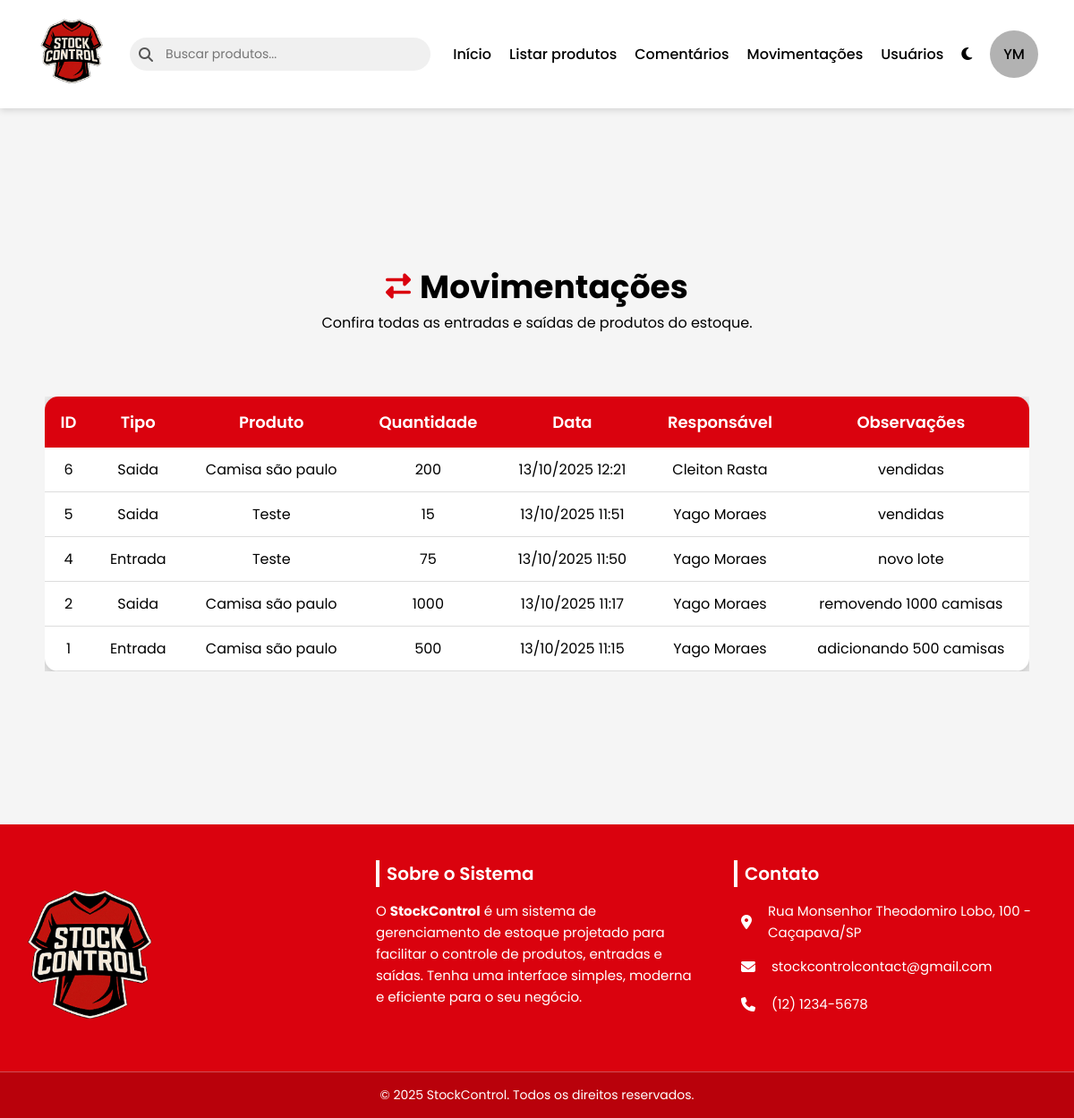
/php/movimentacoes.php (signed in), run on an earlier commit of the app's database.
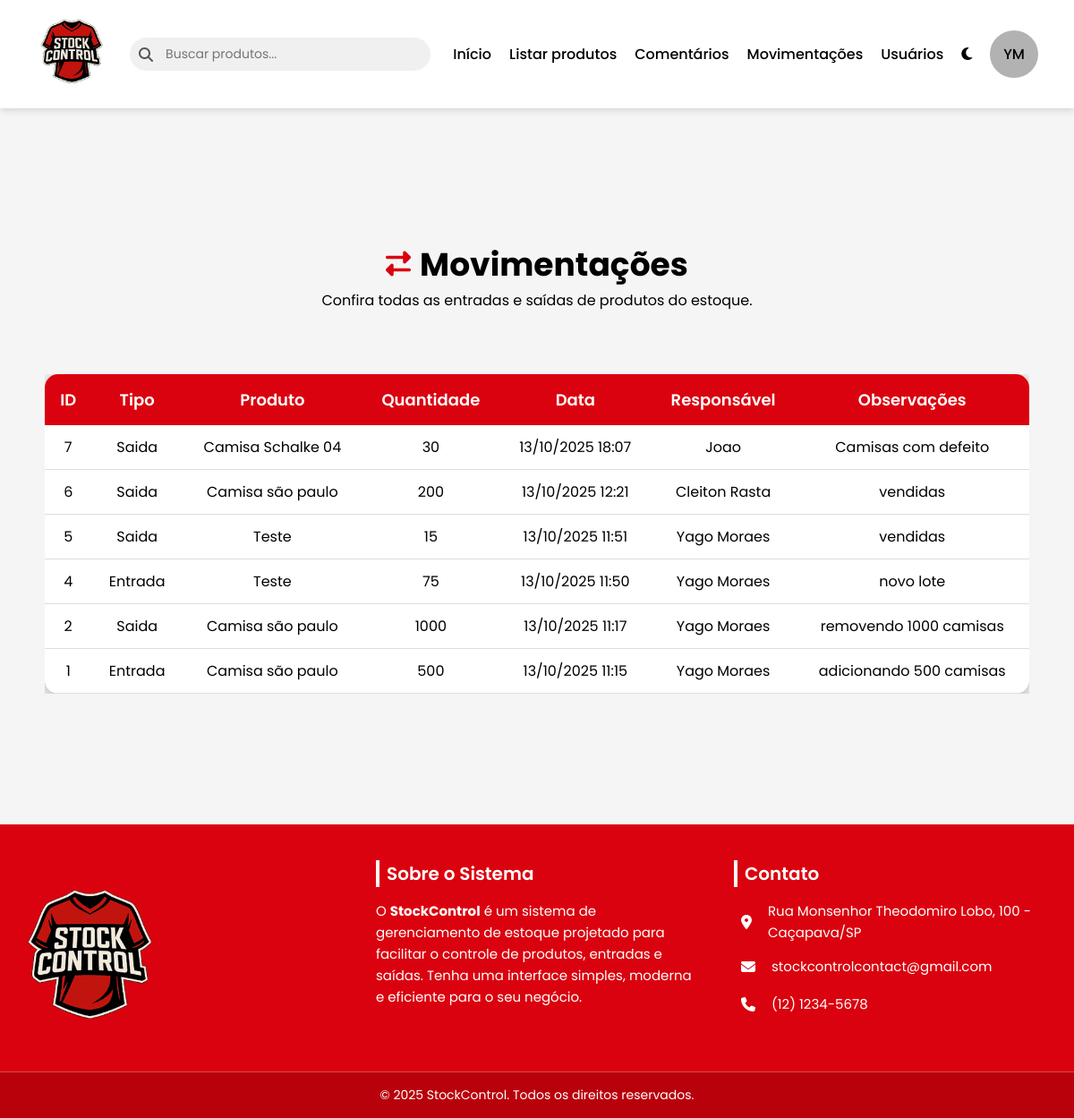
And on a later commit of the database.
### tables this page shows
CREATE TABLE `movimentacoes` (
  `id_movimentacao` int(11) NOT NULL,
  `id_produto` int(11) NOT NULL,
  `id_usuario` int(11) NOT NULL,
  `tipo` enum('entrada','saida') NOT NULL,
  `quantidade` int(11) NOT NULL,
  `data_movimentacao` datetime DEFAULT current_timestamp(),
  `observacao` text DEFAULT NULL
);

CREATE TABLE `produtos` (
  `id_produto` int(11) NOT NULL,
  `nome_produto` varchar(255) NOT NULL,
  `descricao_produto` varchar(255) NOT NULL,
  `quantidade_produto` int(11) NOT NULL,
  `preco_produto` float NOT NULL,
  `status_produto` enum('Ativo','Inativo') NOT NULL,
  `imagem_produto` longblob NOT NULL,
  `data_criacao_produto` datetime NOT NULL
);

CREATE TABLE `usuarios` (
  `id_usuario` int(11) NOT NULL,
  `nome_usuario` varchar(100) NOT NULL,
  `email_usuario` varchar(100) NOT NULL,
  `senha_usuario` varchar(255) NOT NULL,
  `tipo_usuario` enum('Administrador','Funcionario') NOT NULL
);

### php/movimentacoes.php (the view, shortened to what this page needs)
<?php
include('conexao.php');
$stmt_mov = $conexao->prepare(
    'SELECT m.id_movimentacao, m.tipo, m.quantidade, m.data_movimentacao,
            u.nome_usuario, p.nome_produto, m.observacao
     FROM movimentacoes m
     INNER JOIN usuarios u ON m.id_usuario = u.id_usuario
     INNER JOIN produtos p ON m.id_produto = p.id_produto
     ORDER BY m.data_movimentacao DESC'
);
$stmt_mov->execute();
$result_mov = $stmt_mov->get_result();
?>
<!DOCTYPE html>
<html lang="pt-br">
<head>
    <link rel="stylesheet" href="../css/gerenciar_usuarios.css">
</head>
<body>
    <?php include 'nav.php'; ?>
    <main>
        <div class="titulo">
            <h1><i class="fas fa-exchange-alt"></i> Movimentações</h1>
            <p>Confira todas as entradas e saídas de produtos do estoque.</p>
        </div>
        <div class="table-container">
            <table>
                <thead>
                    <tr>
                        <th>ID</th>
                        <th>Tipo</th>
                        <th>Produto</th>
                        <th>Quantidade</th>
                        <th>Data</th>
                        <th>Responsável</th>
                        <th>Observações</th>
                    </tr>
                </thead>
                <tbody>
                    <?php if ($result_mov->num_rows > 0): ?>
                        <?php while ($mov = $result_mov->fetch_assoc()): ?>
                            <tr>
                                <td><?= htmlspecialchars($mov['id_movimentacao']) ?></td>
                                <td><?= ucfirst(htmlspecialchars($mov['tipo'])) ?></td>
                                <td><?= htmlspecialchars($mov['nome_produto']) ?></td>
                                <td><?= htmlspecialchars($mov['quantidade']) ?></td>
                                <td><?= date('d/m/Y H:i', strtotime($mov['data_movimentacao'])) ?></td>
                                <td><?= htmlspecialchars($mov['nome_usuario']) ?></td>
                                <td><?= htmlspecialchars($mov['observacao']) ?></td>
                            </tr>
                        <?php endwhile; ?>
                    <?php else: ?>
                        <tr>
                            <td colspan="6" style="text-align:center;">Nenhuma movimentação encontrada.</td>
                        </tr>
                    <?php endif; ?>
                </tbody>
            </table>
        </div>
    </main>
    <?php include('footer.php') ?>
</body>
</html>

What changed in the data, as far as the page shows it:
added movimentacoes: id_movimentacao "7", tipo "Saida", id_produto.nome_produto "Camisa Schalke 04", quantidade "30", data_movimentacao "13/10/2025 18:07", id_usuario.nome_usuario "Joao", observacao "Camisas com defeito"
